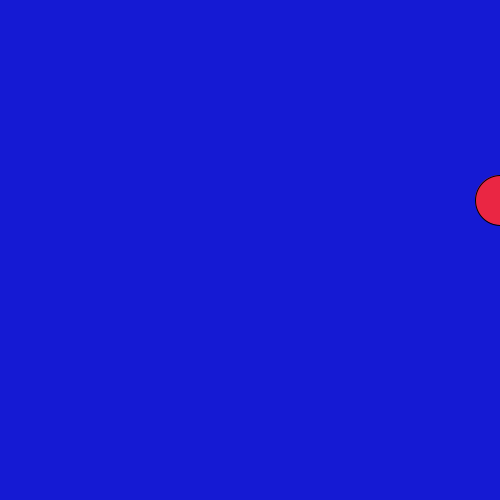
Frame 1 (no input)
Frame 60 (the mouse pressed at the canvas centre just before this capture): blank canvas, image omitted
Frame 120 (the mouse held since frame 60 and released just before this capture): blank canvas, image omitted

The Processing sketch that drew this single still picture (run headless with seeded random() and noise(); from frame 60 on, the mouse is pressed at the canvas centre):

// Processing sketch: sketch_170925b
// ── sketch_170925b.pde
int x = 500;
void setup() {
 size(500,500);
 frameRate(60);
}

void draw() {
 background(#151AD3);
 fill(#EA2643);
 ellipse(x,200,50,50);
 x = x-10;
}
